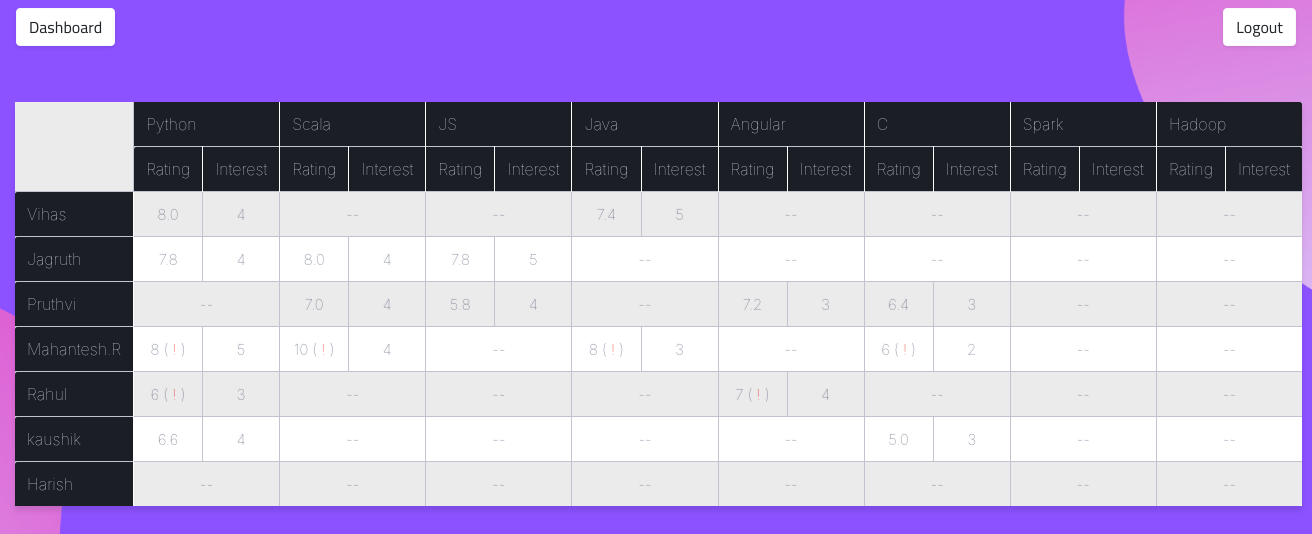
The app's page /skill_matrix (signed in) with its own data.
### app/models.py (models this page shows, shortened)
class LookupTable(db.Model):
    id = db.Column(db.Integer, primary_key=True, autoincrement=True)
    value = db.Column(db.String(120), index=True)
    field = db.Column(db.String(24), index=True)

class Users(UserMixin, db.Model):
    id = db.Column(db.String(24), primary_key=True)
    username = db.Column(db.String(64), index=True, unique=True)
    email = db.Column(db.String(120), index=True, unique=True)
    password_hash = db.Column(db.String(128))
    overall_exp = db.Column(db.Integer, index=True, nullable=True)
    location = db.Column(db.String(24), index=True)
    manager_id = db.Column(db.String(24))
    practice = db.Column(db.String(24), index=True)
    employees = db.relationship('Skills', backref='author', lazy='dynamic')
    admin = db.Column(db.Enum('N', 'Y'), index=True, server_default='N')

### app/routes.py (the view)
@app.route('/skill_matrix')
def skill_matrix():
    skills = LookupTable.query.filter_by(field="skill").all()
    users = Users.query.filter_by(admin='N').all()
    final_res = []
    for i in users:
        user_res = []
        print("---------new---------")
        for j in skills:
            x = db.session.query(db.func.max(Skills.skill_id)).group_by(Skills.skill, Skills.employee_id).filter(
            Skills.employee_id == i.id, Skills.skill == j.value).first()
            if x is not None:
                skill = Skills.query.filter_by(skill_id=x[0]).first()
                print(skill)
                if skill.manager_rating is not None:
                    user_res.append((round(0.4*skill.emp_rating+0.6*skill.manager_rating,2), skill.skill_interest, 0))
                else:
                    user_res.append((skill.emp_rating, skill.skill_interest, 1))
            else:
                user_res.append(None)
        final_res.append(user_res)
        print(final_res)
    return render_template('table.html', skills=skills, skills_len=len(skills), res=final_res, users=users, len=len(users))

### app/models.py (called while the page is built)
@login.user_loader
def load_user(id):
    return Users.query.get(id)

    def __repr__(self):
        return '<skill_id : {}><Employee ID : {}><skill : {}><exp : {}><emp_rating : {}><manager_rating : {} ' \
               '<timestamp : {}>'.format(self.skill_id, self.employee_id, self.skill, self.skill_exp, self.emp_rating,
                                         self.manager_rating, self.timestamp)

### app/templates/table.html (shortened to what this page needs)
{% extends "base.html" %}
{% block content %}
<link rel="stylesheet" href="https://stackpath.bootstrapcdn.com/bootstrap/4.4.1/css/bootstrap.min.css">
<body>
  <div class="container-fluid" >
	<table id="table" class="table-fill" width="50%">
  <col>
  <colgroup span="2"></colgroup>
  <colgroup span="2"></colgroup>
  <tr>
    <td rowspan="2"  class="text-center"></td>
    {% for i in skills %}
      <th colspan="2" scope="colgroup">{{ i.value }}</th>
    {% endfor %}
  </tr>
  <tr>
    {% for i in range(0,skills_len) %}
      <th scope="col">Rating</th>
      <th scope="col">Interest</th>
    {% endfor %}
  </tr>
  {% for i in range(0,len) %}
    <tr>
      <th scope="row">{{ users[i].username }}</th>
      {% for j in res[i] %}
        {% if j is not none %}
          {% if j[2] == 1 %}
            <td>{{ j[0] }}  ( <a href="#" style="color: red" data-toggle="popover" title="Manager didn't yet rate his skills" data-content="Manager didn't yet rate his skills"><span>&#33;</span></a> )</td>
          {% else %}
            <td>{{ j[0] }}</td>
          {% endif %}
          <td>{{ j[1] }}</td>
        {% else %}
          <td colspan="2" scope="colgroup"> -- </td>
        {% endif %}
      {% endfor %}
    </tr>
  {% endfor %}
</table>
  <br>
</div>
</body>
{% endblock %}

### app/templates/base.html (style rules this page uses)
body { background-size: cover; font-family: 'Cairo', sans-serif; }

### records on screen
LookupTable: value "Python"
LookupTable: value "Scala"
LookupTable: value "JS"
LookupTable: value "Java"
LookupTable: value "Angular"
LookupTable: value "C"
LookupTable: value "Spark"
LookupTable: value "Hadoop"
Users: username "Vihas"
Users: username "Jagruth"
Users: username "Pruthvi"
Users: username "Mahantesh.R"
Users: username "Rahul"
Users: username "kaushik"
Users: username "Harish"

### other values on screen
{{ j[0] }} "8.0" "7.4" "7.8" "8.0" "7.8" "7.0" "5.8" "7.2" "6.4" "6.6" "5.0"
{{ j[1] }} "4" "5" "4" "4" "5" "4" "4" "3" "3" "5" "4" "3" "2" "3" "4" "4" "3"
{{ j[0] }} "8" "10" "8" "6" "6" "7"
